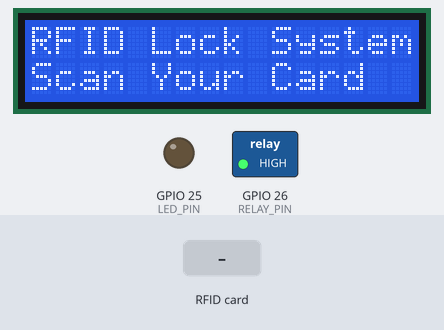
Simulated run of this sketch. Board: ESP32. Shown: 16×2 character LCD, switched loads named in the sketch (green lamp = pin HIGH), output pins drawn as LEDs (lit = HIGH). Inputs (shaded band) come from the test bench. What the sketch prints to the serial monitor is not drawn.

Above: at 1.3 s.
1.4 s: RFID card 84 1F 10 05 held to the reader
At 2.6 s:
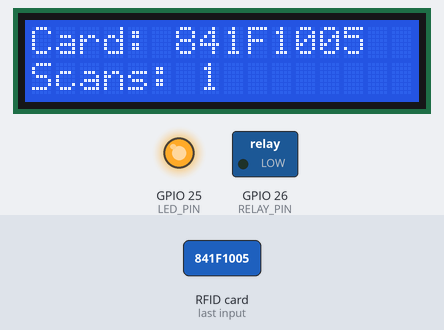
2.9 s: RFID card 5E 7A 19 C4 held to the reader
At 5.3 s:
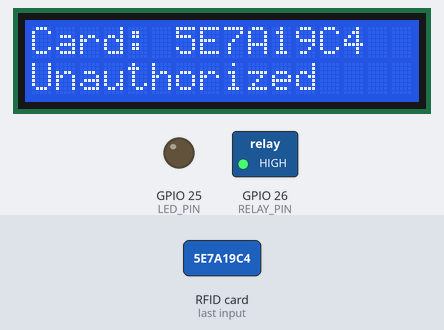
Timing chart, 0 to 6.8 s (numbered marks = the images above; inputs shaded):
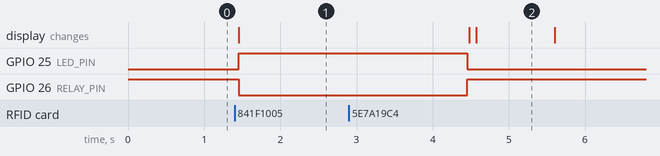

Measured:
- after the input at 1.4 s, GPIO 25 (LED_PIN): LOW → HIGH after 0.05 s; GPIO 26 (RELAY_PIN): HIGH → LOW after 0.05 s; the display: changes after 0.05 s (image 1)
- after the input at 2.9 s, the display: first differs from a run without the input after 1.7 s (image 2)

The sketch:

with_authorization_and_counter.ino
```cpp
#include <Wire.h>
#include <LiquidCrystal_I2C.h>
#include <SPI.h>
#include <MFRC522.h>

// RFID pins
#define SS_PIN  5     // ESP32 GPIO5 to RFID RC522 SDA (SS)
#define RST_PIN 27    // ESP32 GPIO27 to RFID RC522 RST

// Relay control pin
#define RELAY_PIN 26  // ESP32 GPIO26 to relay control input

// LED pin
#define LED_PIN 25    // ESP32 GPIO25 to LED

// Lock activation time in milliseconds
#define LOCK_OPEN_TIME 3000

// Maximum number of UUID entries to store
#define MAX_ENTRIES 20

// Authorized UUID (the only one that should trigger the relay)
#define AUTHORIZED_UUID "841F1005"

// LCD parameters
LiquidCrystal_I2C lcd(0x27, 16, 2);  // I2C address 0x27, 16 columns, 2 rows

// Initialize RFID reader
MFRC522 rfid(SS_PIN, RST_PIN);

// Structure to store UUID and scan count
struct RFIDEntry {
  String uuid;
  int count;
};

RFIDEntry entries[MAX_ENTRIES];
int entryCount = 0;

void setup() {
  Serial.begin(115200);

  // Initialize Relay pin
  pinMode(RELAY_PIN, OUTPUT);
  digitalWrite(RELAY_PIN, HIGH); // Start with relay OFF (locked state)

  // Initialize LED pin
  pinMode(LED_PIN, OUTPUT);
  digitalWrite(LED_PIN, LOW); // LED off initially

  // Initialize SPI bus
  SPI.begin();

  // Initialize RFID
  rfid.PCD_Init();

  // Initialize I2C LCD
  lcd.init();
  lcd.backlight();  // Turn on backlight

  // Display welcome message
  lcd.setCursor(0, 0);
  lcd.print("RFID Lock System");
  lcd.setCursor(0, 1);
  lcd.print("Scan Your Card");

  Serial.println("RFID Lock System Ready");
}

void loop() {
  // Check if new card is present
  if (!rfid.PICC_IsNewCardPresent())
    return;

  // Read the card
  if (!rfid.PICC_ReadCardSerial())
    return;

  // Get UUID
  String uuid = "";
  for (byte i = 0; i < rfid.uid.size; i++) {
    uuid += (rfid.uid.uidByte[i] < 0x10 ? "0" : "") + String(rfid.uid.uidByte[i], HEX);
  }
  uuid.toUpperCase();

  // Track scan count
  int currentCount = -1;  // -1 indicates UUID not found initially

  // Check existing entries
  for (int i = 0; i < entryCount; i++) {
    if (entries[i].uuid == uuid) {
      entries[i].count++;
      currentCount = entries[i].count;
      break;
    }
  }

  // Handle new entry
  if (currentCount == -1) {
    if (entryCount < MAX_ENTRIES) {
      entries[entryCount].uuid = uuid;
      entries[entryCount].count = 1;
      currentCount = 1;
      entryCount++;
    } else {
      currentCount = 0;  // 0 indicates storage full
    }
  }

  // Display UUID and scan count on LCD
  lcd.clear();
  lcd.setCursor(0, 0);
  lcd.print("Card: " + uuid);
  lcd.setCursor(0, 1);

  if (currentCount == 0) {
    lcd.print("Scans: N/A");
  } else {
    lcd.print("Scans: " + String(currentCount));
  }

  // Check if the scanned card is the authorized UUID
  bool isAuthorized = (uuid == AUTHORIZED_UUID);

  // Print to serial monitor
  Serial.print("RFID UUID: ");
  Serial.println(uuid);
  Serial.print("Scan count: ");
  Serial.println(currentCount);

  // Only activate relay and LED if authorized UUID is scanned
  if (isAuthorized) {
    // Activate relay and LED
    digitalWrite(RELAY_PIN, LOW);  // Unlock
    digitalWrite(LED_PIN, HIGH);   // Turn on LED

    Serial.println("Authorized Card - Door Unlocked");

    // Keep the lock open for defined time
    delay(LOCK_OPEN_TIME);

    // Reset lock and LED
    digitalWrite(RELAY_PIN, HIGH);
    digitalWrite(LED_PIN, LOW);

    Serial.println("Door Locked");
  } else {
    // Show unauthorized message on LCD
    lcd.setCursor(0, 1);
    lcd.print("Unauthorized");

    Serial.println("Unauthorized Card - Access Denied");

    // Short delay for unauthorized cards
    delay(1000);
  }

  // Update LCD
  lcd.clear();
  lcd.setCursor(0, 0);
  lcd.print("RFID Lock System");
  lcd.setCursor(0, 1);
  lcd.print("Scan Your Card");

  // Cleanup RFID reader
  rfid.PICC_HaltA();
  rfid.PCD_StopCrypto1();
  rfid.PCD_Init();
}
```
